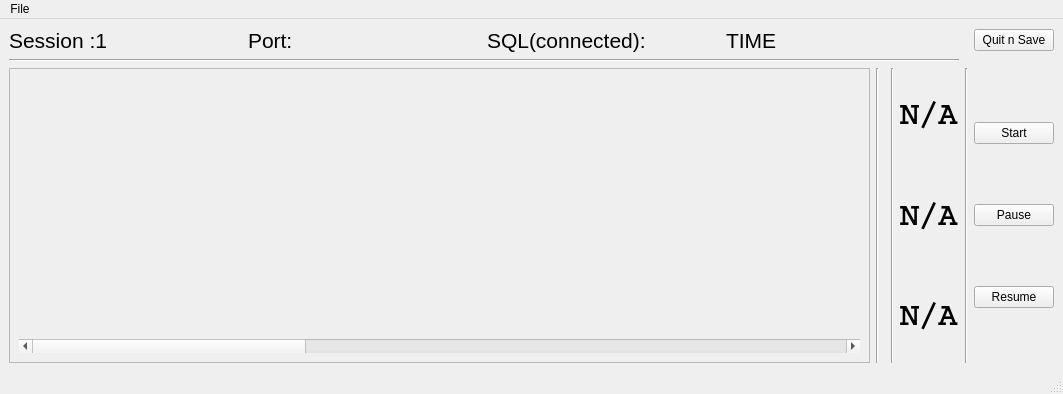
<?xml version="1.0" encoding="UTF-8"?>
<ui version="4.0">
 <class>MainWindow</class>
 <widget class="QMainWindow" name="MainWindow">
  <property name="geometry">
   <rect>
    <x>0</x>
    <y>0</y>
    <width>1063</width>
    <height>394</height>
   </rect>
  </property>
  <property name="sizePolicy">
   <sizepolicy hsizetype="Preferred" vsizetype="Preferred">
    <horstretch>0</horstretch>
    <verstretch>0</verstretch>
   </sizepolicy>
  </property>
  <property name="windowTitle">
   <string>MainWindow</string>
  </property>
  <widget class="QWidget" name="centralwidget">
   <property name="sizePolicy">
    <sizepolicy hsizetype="Maximum" vsizetype="Maximum">
     <horstretch>0</horstretch>
     <verstretch>0</verstretch>
    </sizepolicy>
   </property>
   <layout class="QGridLayout" name="gridLayout_2">
    <item row="1" column="1">
     <widget class="Line" name="line">
      <property name="orientation">
       <enum>Qt::Horizontal</enum>
      </property>
     </widget>
    </item>
    <item row="2" column="1">
     <layout class="QGridLayout" name="gridLayout">
      <property name="sizeConstraint">
       <enum>QLayout::SetMaximumSize</enum>
      </property>
      <item row="0" column="2">
       <widget class="Line" name="line_2">
        <property name="orientation">
         <enum>Qt::Vertical</enum>
        </property>
       </widget>
      </item>
      <item row="0" column="3">
       <widget class="QWidget" name="sidePlot" native="true"/>
      </item>
      <item row="0" column="0">
       <widget class="QScrollArea" name="scrollArea">
        <property name="sizePolicy">
         <sizepolicy hsizetype="MinimumExpanding" vsizetype="MinimumExpanding">
          <horstretch>0</horstretch>
          <verstretch>0</verstretch>
         </sizepolicy>
        </property>
        <property name="maximumSize">
         <size>
          <width>16777215</width>
          <height>16777215</height>
         </size>
        </property>
        <property name="widgetResizable">
         <bool>true</bool>
        </property>
        <widget class="QWidget" name="scrollAreaWidgetContents">
         <property name="geometry">
          <rect>
           <x>0</x>
           <y>0</y>
           <width>871</width>
           <height>289</height>
          </rect>
         </property>
         <layout class="QVBoxLayout" name="verticalLayout">
          <item>
           <widget class="QWidget" name="mainPlot" native="true"/>
          </item>
          <item>
           <widget class="QScrollBar" name="horizontalScrollBar">
            <property name="singleStep">
             <number>3</number>
            </property>
            <property name="pageStep">
             <number>50</number>
            </property>
            <property name="orientation">
             <enum>Qt::Horizontal</enum>
            </property>
           </widget>
          </item>
         </layout>
        </widget>
       </widget>
      </item>
      <item row="0" column="5">
       <layout class="QVBoxLayout" name="verticalLayout_2">
        <item>
         <widget class="QLabel" name="song1">
          <property name="font">
           <font>
            <family>Courier</family>
            <pointsize>24</pointsize>
            <weight>75</weight>
            <bold>true</bold>
           </font>
          </property>
          <property name="text">
           <string>N/A</string>
          </property>
         </widget>
        </item>
        <item>
         <widget class="QLabel" name="song2">
          <property name="font">
           <font>
            <family>Courier</family>
            <pointsize>24</pointsize>
            <weight>75</weight>
            <bold>true</bold>
           </font>
          </property>
          <property name="text">
           <string>N/A</string>
          </property>
         </widget>
        </item>
        <item>
         <widget class="QLabel" name="song3">
          <property name="font">
           <font>
            <family>Courier</family>
            <pointsize>24</pointsize>
            <weight>75</weight>
            <bold>true</bold>
           </font>
          </property>
          <property name="text">
           <string>N/A</string>
          </property>
         </widget>
        </item>
       </layout>
      </item>
      <item row="0" column="4">
       <widget class="Line" name="line_3">
        <property name="orientation">
         <enum>Qt::Vertical</enum>
        </property>
       </widget>
      </item>
     </layout>
    </item>
    <item row="0" column="1">
     <layout class="QHBoxLayout" name="horizontalLayout">
      <item>
       <widget class="QLabel" name="sessionID">
        <property name="font">
         <font>
          <pointsize>16</pointsize>
         </font>
        </property>
        <property name="text">
         <string>Session :1</string>
        </property>
       </widget>
      </item>
      <item>
       <widget class="QLabel" name="port_Status">
        <property name="font">
         <font>
          <pointsize>16</pointsize>
         </font>
        </property>
        <property name="text">
         <string>Port:</string>
        </property>
       </widget>
      </item>
      <item>
       <widget class="QLabel" name="db_status">
        <property name="font">
         <font>
          <pointsize>16</pointsize>
         </font>
        </property>
        <property name="text">
         <string>SQL(connected):</string>
        </property>
       </widget>
      </item>
      <item>
       <widget class="QLabel" name="timeText">
        <property name="font">
         <font>
          <pointsize>16</pointsize>
         </font>
        </property>
        <property name="text">
         <string>TIME</string>
        </property>
       </widget>
      </item>
     </layout>
    </item>
    <item row="2" column="2">
     <widget class="Line" name="line_4">
      <property name="orientation">
       <enum>Qt::Vertical</enum>
      </property>
     </widget>
    </item>
    <item row="2" column="3">
     <layout class="QVBoxLayout" name="verticalLayout_3">
      <item>
       <widget class="QPushButton" name="startButton">
        <property name="text">
         <string>Start</string>
        </property>
       </widget>
      </item>
      <item>
       <widget class="QPushButton" name="pauseButton">
        <property name="text">
         <string>Pause</string>
        </property>
       </widget>
      </item>
      <item>
       <widget class="QPushButton" name="resumeButton">
        <property name="text">
         <string>Resume</string>
        </property>
       </widget>
      </item>
     </layout>
    </item>
    <item row="0" column="3">
     <widget class="QPushButton" name="quitButton">
      <property name="text">
       <string>Quit n Save</string>
      </property>
     </widget>
    </item>
   </layout>
  </widget>
  <widget class="QMenuBar" name="menubar">
   <property name="geometry">
    <rect>
     <x>0</x>
     <y>0</y>
     <width>1063</width>
     <height>21</height>
    </rect>
   </property>
   <widget class="QMenu" name="menuFile">
    <property name="title">
     <string>File</string>
    </property>
    <addaction name="actionSave"/>
    <addaction name="actionSettings"/>
    <addaction name="actionInfo"/>
   </widget>
   <addaction name="menuFile"/>
  </widget>
  <widget class="QStatusBar" name="statusbar"/>
  <action name="actionSave">
   <property name="text">
    <string>Save</string>
   </property>
  </action>
  <action name="actionSettings">
   <property name="text">
    <string>Settings</string>
   </property>
  </action>
  <action name="actionInfo">
   <property name="text">
    <string>Info</string>
   </property>
  </action>
 </widget>
 <resources/>
 <connections>
  <connection>
   <sender>horizontalScrollBar</sender>
   <signal>sliderMoved(int)</signal>
   <receiver>horizontalScrollBar</receiver>
   <slot>setValue(int)</slot>
   <hints>
    <hint type="sourcelabel">
     <x>646</x>
     <y>348</y>
    </hint>
    <hint type="destinationlabel">
     <x>646</x>
     <y>348</y>
    </hint>
   </hints>
  </connection>
 </connections>
</ui>
